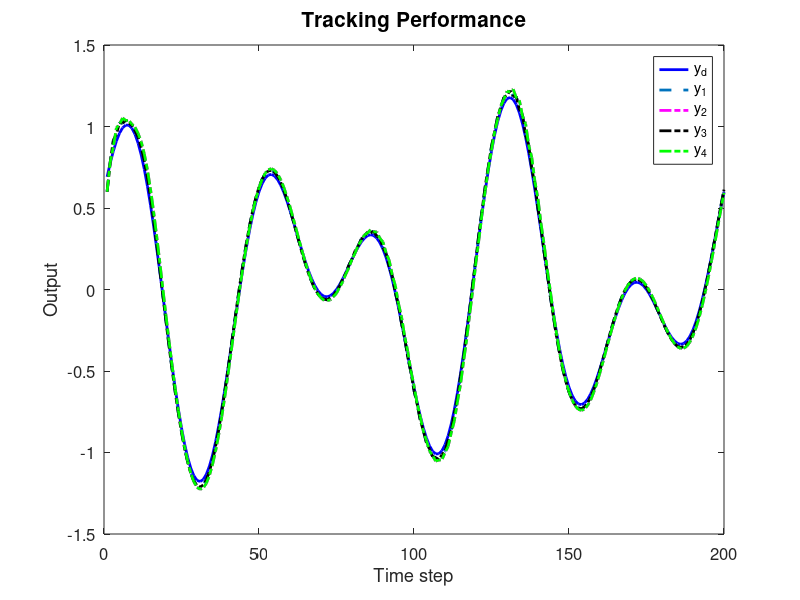

The MATLAB script that drew this image:
clc; clear;

% Parameters
rho =8;            % Increase gain for better control response
eta = 1;          % Increase to make the adaptive update faster
lamda = 350;         % Model-free parameter
mu = 0.005;           % Adaptive parameter
epsilon = 1e-5;      % Small threshold for stability
alpha = 15;           % Smoothing factor for error dynamics
T = 0.1;             % Sampling time
gamma1 = 0.45;        % Adjust control gains for faster tracking
gamma2 = 0.15;        % Adjust control gains
gamma3 = 0.45;        % Adjust control gains
gamma4 = 0.15;        % Adjust control gains
beta = 10;        % Sliding mode coefficient
sigma = 95;         % Sliding mode parameter
tau = 1e-5;       % Small damping term

rT = 1024;           % Sample rate
L = 200;             % Time steps
m = 200;             % Data size
n = 600;             % Data size

% Initialization
phi1 = zeros(m+1,1); 
phi2 = zeros(m+1,1); 
phi3 = zeros(m+1,1); 
phi4 = zeros(m+1,1);
mfa1 = zeros(m+1,1); 
mfa2 = zeros(m+1,1); 
mfa3 = zeros(m+1,1); 
mfa4 = zeros(m+1,1);
sm1 = zeros(m,1);  
sm2 = zeros(m,1);  
sm3 = zeros(m,1);  
sm4 = zeros(m,1);
y1 = zeros(m+1,1); 
y2 = zeros(m+1,1); 
y3 = zeros(m+1,1); 
y4 = zeros(m+1,1);
u1 = zeros(m,1);   
u2 = zeros(m,1);   
u3 = zeros(m,1);   
u4 = zeros(m,1);
xi1 = zeros(m,1);  
xi2 = zeros(m,1);  
xi3 = zeros(m,1);  
xi4 = zeros(m,1);
s1 = zeros(m,1);   
s2 = zeros(m,1);   
s3 = zeros(m,1);   
s4 = zeros(m,1);
yd = zeros(m+1,1);

% Desired signal (Reference trajectory)
for k = 1:1:m+1
    yd(k) = 0.6 * sin(0.05 * pi * k) + 0.6 * cos(0.03 * pi * k);

end


for k = 1:m
    % Adaptive Gain update
    if k == 1
        phi1(k) = 4.0; 
        phi2(k) = 4.0; 
        phi3(k) = 4.0; 
        phi4(k) = 4.0;
    elseif k == 2
        phi1(k) = phi1(k-1) + (eta * u1(k-1) / (mu + u1(k-1)^2)) * (y1(k) - phi1(k-1)*u1(k-1));
        phi2(k) = phi2(k-1) + (eta * u2(k-1) / (mu + u2(k-1)^2)) * (y2(k) - phi2(k-1)*u2(k-1));
        phi3(k) = phi3(k-1) + (eta * u3(k-1) / (mu + u3(k-1)^2)) * (y3(k) - phi3(k-1)*u3(k-1));
        phi4(k) = phi4(k-1) + (eta * u4(k-1) / (mu + u4(k-1)^2)) * (y4(k) - phi4(k-1)*u4(k-1));
    else
        phi1(k) = phi1(k-1) + (eta * (u1(k-1) - u1(k-2)) / (mu + (u1(k-1) - u1(k-2))^2)) * (y1(k) - y1(k-1) - phi1(k-1) * (u1(k-1) - u1(k-2)));
        phi2(k) = phi2(k-1) + (eta * (u2(k-1) - u2(k-2)) / (mu + (u2(k-1) - u2(k-2))^2)) * (y2(k) - y2(k-1) - phi2(k-1) * (u2(k-1) - u2(k-2)));
        phi3(k) = phi3(k-1) + (eta * (u3(k-1) - u3(k-2)) / (mu + (u3(k-1) - u3(k-2))^2)) * (y3(k) - y3(k-1) - phi3(k-1) * (u3(k-1) - u3(k-2)));
        phi4(k) = phi4(k-1) + (eta * (u4(k-1) - u4(k-2)) / (mu + (u4(k-1) - u4(k-2))^2)) * (y4(k) - y4(k-1) - phi4(k-1) * (u4(k-1) - u4(k-2)));
    end

    % Stability protection
    if k > 2 && (abs(phi1(k)) <= epsilon || abs(u1(k - 1) - u1(k - 2)) <= epsilon || sign(phi1(k)) ~= sign(phi1(1)))
        phi1(k) = phi1(1);
    end
    
    if k > 2 && (abs(phi2(k)) <= epsilon || abs(u2(k - 1) - u2(k - 2)) <= epsilon || sign(phi2(k)) ~= sign(phi2(1)))
        phi2(k) = phi2(1);
    end
    
    if k > 2 && (abs(phi3(k)) <= epsilon || abs(u3(k - 1) - u3(k - 2)) <= epsilon || sign(phi3(k)) ~= sign(phi3(1)))
        phi3(k) = phi3(1);
    end
    
    if k > 2 && (abs(phi4(k)) <= epsilon || abs(u4(k - 1) - u4(k - 2)) <= epsilon || sign(phi4(k)) ~= sign(phi4(1)))
        phi4(k) = phi4(1);
    end
    

    % Error dynamics
    xi1(k) = yd(k) - 2*y1(k) + y4(k);
    xi2(k) = y1(k) - 2*y2(k) + y3(k);
    xi3(k) = y2(k) + yd(k) - 2*y3(k);
    xi4(k) = y1(k) + y3(k) - 2*y4(k);

    
    % Fix: Handle k=1 case for sliding surfaces
    if k == 1
        s1(k) = 0;
        s2(k) = 0;
        s3(k) = 0;
        s4(k) = 0;
    else
        s1(k) = alpha * xi1(k) - xi1(k-1);
        s2(k) = alpha * xi2(k) - xi2(k-1);
        s3(k) = alpha * xi3(k) - xi3(k-1);
        s4(k) = alpha * xi4(k) - xi4(k-1);
    end
    

    % MFAC updates
    if k == 1
        mfa1(k) = 0;
        mfa2(k) = 0;
        mfa3(k) = 0;
        mfa4(k) = 0;
    else
        mfa1(k) = mfa1(k-1) + (rho * phi1(k)) / (lamda + abs(phi1(k)^2)) * xi1(k);
        mfa2(k) = mfa2(k-1) + (rho * phi2(k)) / (lamda + abs(phi2(k)^2)) * xi2(k);
        mfa3(k) = mfa3(k-1) + (rho * phi3(k)) / (lamda + abs(phi3(k)^2)) * xi3(k);
        mfa4(k) = mfa4(k-1) + (rho * phi4(k)) / (lamda + abs(phi4(k)^2)) * xi4(k);
    end

    % SMC updates
    if k == 1 
        sm1(k) = 0;
        sm2(k) = 0;
        sm3(k) = 0;
        sm4(k) = 0;
    else
        sm1(k) = sm1(k-1) + (beta * phi1(k)) / (sigma + (phi1(k))^2) * ...
            ( (xi1(k) + (y4(k) - y4(k-1)) + (yd(k+1) - yd(k))) / (1 + 1) ...
            - (xi1(k)) / (alpha * (2)) + tau * sign(s1(k)) );

        sm2(k) = sm2(k-1) + (beta * phi2(k)) / (sigma + (phi2(k))^2) * ...
            ( (xi2(k) + (y1(k) - y1(k-1)) + (y3(k) - y3(k-1))) / (1 + 1) ...
            - (xi2(k)) / (alpha * 2) + tau * sign(s2(k)) );

        sm3(k) = sm3(k-1) + (beta * phi3(k)) / (sigma + (phi3(k))^2) * ...
            ( (xi3(k) + (y2(k) - y2(k-1)) + (yd(k+1) - yd(k))) / (1 + 1) ...
            - (xi3(k)) / (alpha * (2)) + tau * sign(s3(k)) );

        sm4(k) = sm4(k-1) + (beta * phi4(k)) / (sigma + (phi4(k))^2) * ...
            ( (xi4(k) + (y1(k) - y1(k-1)) + (y3(k) - y3(k-1))) / (1 + 1) ...
            - (xi4(k)) / (alpha * (2)) + tau * sign(s4(k)) );
    end

    % Control signal
    if k == 1
        u1(k) = 0.01;
        u2(k) = 0.01;
        u3(k) = 0.01;
        u4(k) = 0.01;
    else
        u1(k) = mfa1(k) + gamma1 * sm1(k);
        u2(k) = mfa2(k) + gamma2 * sm2(k);
        u3(k) = mfa3(k) + gamma3 * sm3(k);
        u4(k) = mfa4(k) + gamma4 * sm4(k);
    end
    if k == 1%0
        y1(k)=0.6;
        y2(k)=0.6;
        y3(k)=0.6;
        y4(k)=0.6;

    end


    

    % Plant model update with nonlinear term and feedforward
    a = 0.5;
    b1 = 1.2 * n / (rT * 0.2);
    b2 = 1.2 * n / (rT * 0.2);
    b3 = 1.2 * n / (rT * 0.2);
    b4 = 1.2 * n / (rT * 0.2);
    
    nonlinearity1 = 0.03; % Coefficient for cubic nonlinearity
    nonlinearity2 = 0.01; % Coefficient for cubic nonlinearity
    nonlinearity3 = 0.02; % Coefficient for cubic nonlinearity
    nonlinearity4 = 0.01; % Coefficient for cubic nonlinearity
    ff_gain = 0.45; % Feedforward gain
    
  

    % Add cubic nonlinearity and feedforward term
    y1(k+1) = a * y1(k) + b1 * u1(k)- nonlinearity1 * y1(k)^3 + ff_gain ;
    y2(k+1) = a * y2(k) + b2 * u2(k) - nonlinearity2 * y2(k)^2+ ff_gain ;
    y3(k+1) = a * y3(k) + b3 * u3(k)- nonlinearity3 * y3(k)^3+ ff_gain;
    y4(k+1) = a * y4(k) + b4 * u4(k)- nonlinearity4 * y4(k)^2 + ff_gain ;

    % % Add cubic nonlinearity and feedforward term
    % y1(k+1) = y1(k) * u1(k) / 1 + y1(k)^2 + u1(k);
    % y2(k+1) = y2(k) * u2(k) / 1 + y2(k)^3 + u2(k) + 0.5 * u2(k);
    % y3(k+1) = y3(k) * u3(k) / 1 + y3(k)^2 + u3(k) + 0.9 * u3(k);
    % y4(k+1) = y4(k) * u4(k) / 1 + y4(k)^3 + u4(k) + 0.8 * u4(k); 
end

% Plotting
figure;
plot(yd(1:end-1), '-b', 'DisplayName', 'y_d', 'LineWidth', 2); hold on;
plot(y1(1:end-1), '--', 'DisplayName', 'y_1', 'LineWidth', 2);
plot(y2(1:end-1), '-.m', 'DisplayName', 'y_2', 'LineWidth', 2);
plot(y3(1:end-1), '-.k', 'DisplayName', 'y_3', 'LineWidth', 2);
plot(y4(1:end-1), '-.g', 'DisplayName', 'y_4', 'LineWidth', 2);
xlabel('Time step', 'FontSize', 14);
ylabel('Output', 'FontSize', 14);
legend('FontSize', 14);
xlim([0 L]);
grid off;
set(gca, 'FontSize', 12);
title('Tracking Performance', 'FontSize', 15, 'FontWeight', 'bold');

% figure
% plot(xi1(1:end-1), '--', 'DisplayName', '\xi_1', 'LineWidth', 2);hold on;
% plot(xi2(1:end-1), '-.b', 'DisplayName', '\xi_2', 'LineWidth', 2);
% plot(xi3(1:end-1), '-.k', 'DisplayName', '\xi_3', 'LineWidth', 2);
% plot(xi4(1:end-1), '-.g', 'DisplayName', '\xi_4', 'LineWidth', 2);
% xlabel('Time step', 'FontSize', 14);
% ylabel('Output', 'FontSize', 14);
% legend('FontSize', 14);
% xlim([0 L]);
% grid off;
% set(gca, 'FontSize', 12);
% title('Distributed Errors', 'FontSize', 15, 'FontWeight', 'bold');


